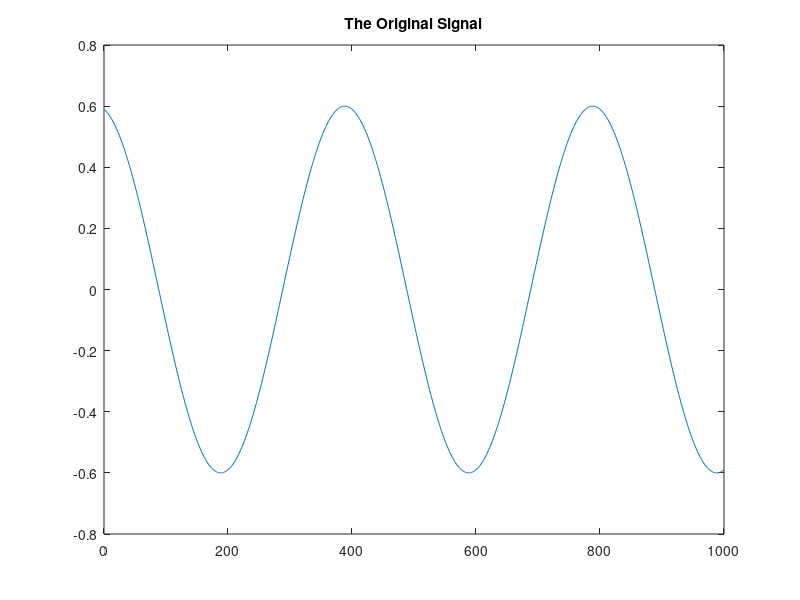
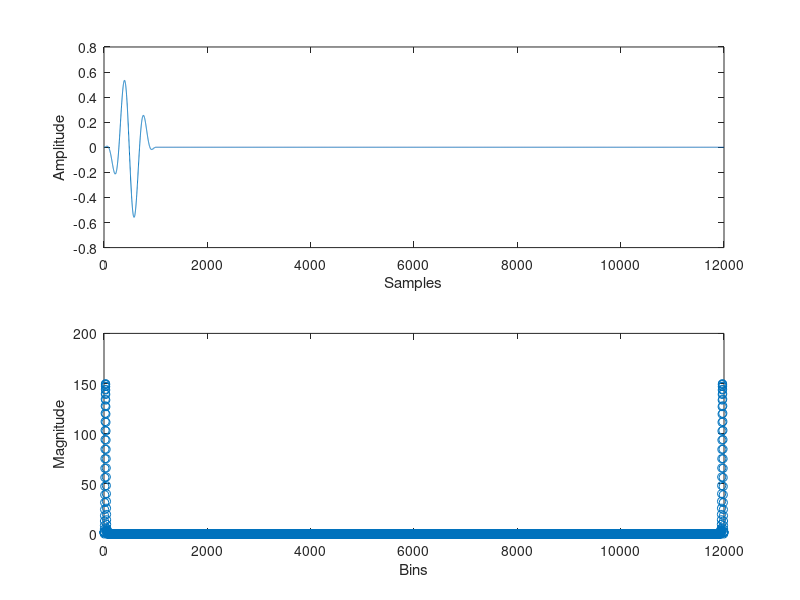

These figures' MATLAB source, in order:
% Phillip K Poon
% 05 June 2017
% 
% This script demonstrates the proper use of zero padding and
% windowing of the time domain signal. It also hows how to
% extract the amplitude, phase, and frequency information of a
% sinusoid in the frequency domain after the fft has been applied

clc;
clearvars;
close all;

% Sampling Frequency In Hertz
fs = 1000;

% Setup the time Axis
startTime = 0.0;
endTime = 1.0; % The number of seconds you want it to last
t = startTime: 1/fs : endTime - 1/fs;

% Frequency and phase of the first cosine signal
f1 = 2.5; % Frequency in Hertz
phi1 = 0.2; % Phase in Radians
a1 = 0.6; % Amplitude


% Original Signal with Frequency f1 and Phase phi1
x0 = a1*cos(2*pi*f1*t + 0.2);

% Plot the original signal
figure;
plot(x0);
title('The Original Signal')



% Turn on zero-padding
zeroPadFlag = 1;
% Turn on windowing using the Hanning window to reduce the 
% side lobes
hanningWindowFlag = 1;


if zeroPadFlag == 0
 
    x1 = x0;
    
    X1 = fft(x1);
    
elseif zeroPadFlag == 1

    if hanningWindowFlag == 1
        
        % You should apply the window BEFORE zero padding!
        
        x0 = x0.*hanning(length(x0)).';
    end
    
    
    x1 = [x0 zeros(1,11000)];
    X1 = fft(x1);
end

X1_mag = abs(X1);
X1_phase = angle(X1);

figure;

% Subplot the signal in the time domain
subplot(2,1,1);
plot(x1,'-');
xlabel('Samples')
ylabel('Amplitude')


subplot(2,1,2);

% Subplot the signal in the frequency domain
plot(0: length(X1) - 1, abs(X1) ,'o');
ylabel('Magnitude')
xlabel('Bins')


% Determine the amplitude, phase, and frequency using 
% the frequency domain information only

[maxVal, maxInd] =  max(X1_mag);

% Estimate the amplitude
a1_est = X1_mag(maxInd)/ (length(x0)/4)

% Estimate the phase
phi1_est = X1_phase(maxInd)

% Estimate the frequency
f1_est = (maxInd - 1)*fs/length(X1)